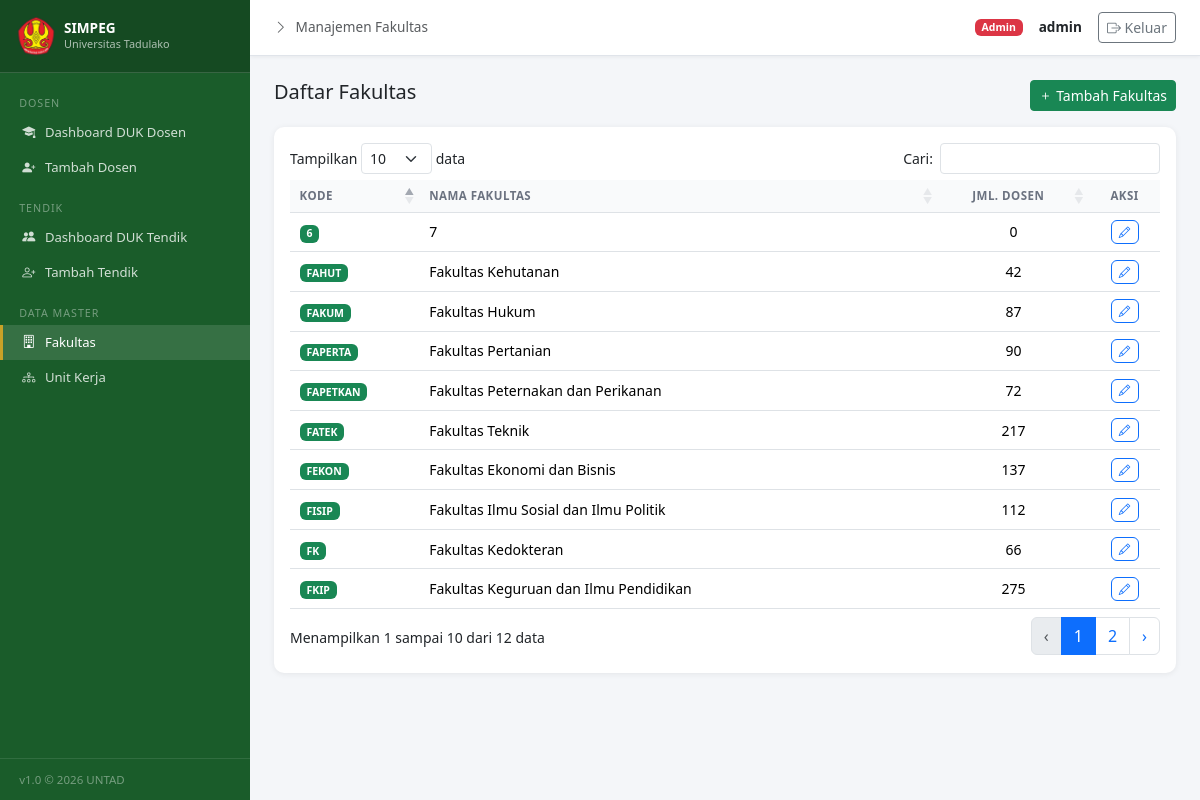
Page /fakultas/ (signed in) on the earlier database version.
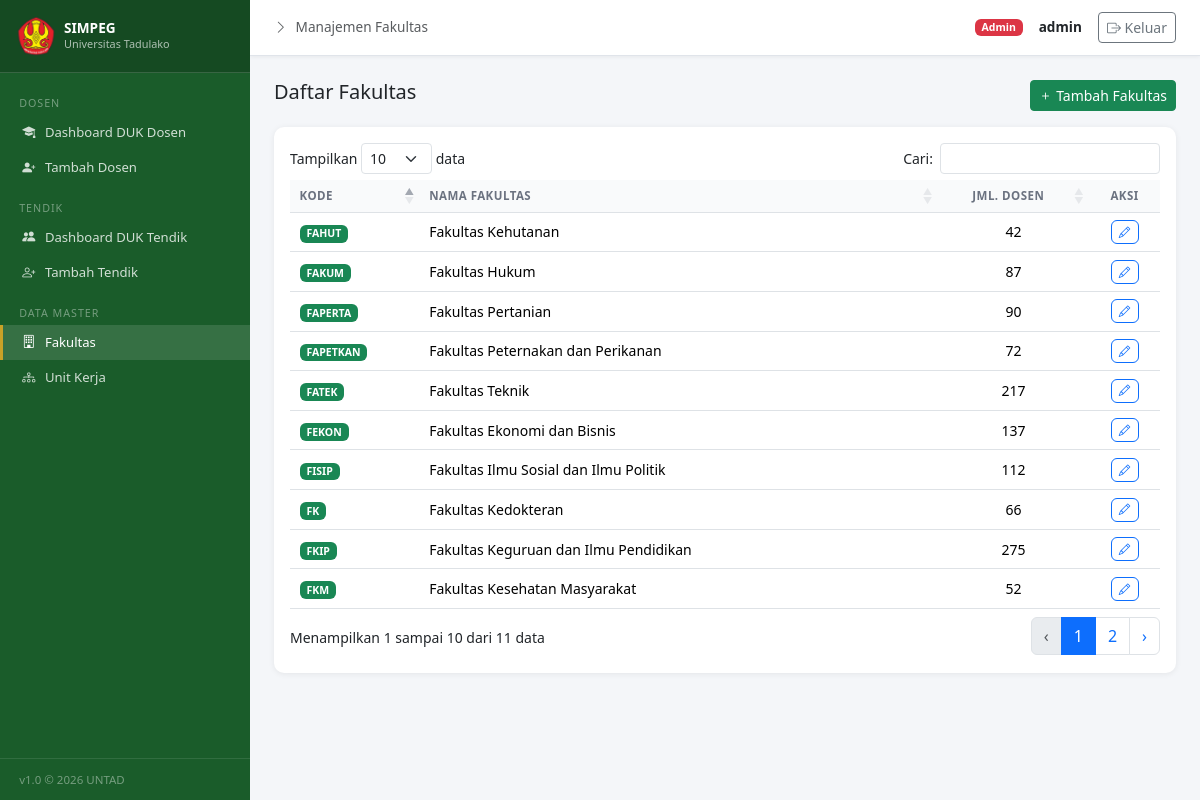
Same page on the later database version.
### dosen/models.py (models this page shows, shortened)
class Fakultas(models.Model):
    kode = models.CharField(max_length=20, unique=True)
    nama = models.CharField(max_length=200)
    class Meta:
        verbose_name_plural = "Fakultas"
        ordering = ['nama']

### dosen/views.py (the view)
# urls.py: path('fakultas/', views.fakultas_list, name='fakultas_list'),
@login_required
@user_passes_test(is_admin)
def fakultas_list(request):
    fakultas_qs = Fakultas.objects.annotate(jumlah_dosen=Count('dosen')).order_by('nama')
    return render(request, 'dosen/fakultas_list.html', {'fakultas_list': fakultas_qs})

### dosen/views.py (called while the page is built)
def is_admin(user):
    return user.is_staff or user.is_superuser

### templates/dosen/fakultas_list.html (shortened to what this page needs)
{% extends 'dosen/base.html' %}
{% block page_title %}Manajemen Fakultas{% endblock %}
{% block content %}
<div class="d-flex justify-content-between mb-3">
  <h5 class="mb-0">Daftar Fakultas</h5>
  <a href="{% url 'fakultas_create' %}" class="btn btn-success btn-sm"><i class="bi bi-plus"></i> Tambah Fakultas</a>
</div>
<div class="card">
  <div class="card-body p-3">
    <table class="table table-sm table-hover mb-0" id="dataTable">
      <thead><tr><th>Kode</th><th>Nama Fakultas</th><th class="text-center">Jml. Dosen</th><th class="text-center">Aksi</th></tr></thead>
      <tbody>
        {% for fak in fakultas_list %}
        <tr>
          <td><span class="badge bg-success">{{ fak.kode }}</span></td>
          <td>{{ fak.nama }}</td>
          <td class="text-center">{{ fak.jumlah_dosen }}</td>
          <td class="text-center"><a href="{% url 'fakultas_edit' fak.pk %}" class="btn btn-xs btn-outline-primary"><i class="bi bi-pencil"></i></a></td>
        </tr>
        {% empty %}<tr><td colspan="4" class="text-muted text-center py-3">Belum ada data fakultas</td></tr>{% endfor %}
      </tbody>
    </table>
  </div>
</div>
{% endblock %}

### templates/dosen/base.html (shortened to what this page needs)
{% load static %}
<!DOCTYPE html>
<html lang="id">
<head>
<link href="https://cdnjs.cloudflare.com/ajax/libs/bootstrap/5.3.2/css/bootstrap.min.css" rel="stylesheet">
<link href="https://cdnjs.cloudflare.com/ajax/libs/bootstrap-icons/1.11.3/font/bootstrap-icons.min.css" rel="stylesheet">
<link rel="stylesheet" href="https://cdn.datatables.net/1.13.8/css/dataTables.bootstrap5.min.css">
</head>
<body>
{% if user.is_authenticated %}
<div class="sidebar">
  <div class="sidebar-brand d-flex align-items-center gap-2">
    <img src="{% static 'logo/untad.png' %}"
         alt="Logo UNTAD"
         width="40"
         height="40"
         style="border-radius:8px;flex-shrink:0;object-fit:contain">
    <div>
        <div style="font-weight:700;font-size:0.85rem;line-height:1.2">SIMPEG</div>
        <div style="font-size:0.68rem;opacity:0.65">Universitas Tadulako</div>
    </div>
  </div>
  <nav class="sidebar-nav">
    <div class="nav-section">Dosen</div>
    <div class="nav-item">
      <a href="{% url 'dashboard' %}" class="{% if request.resolver_match.url_name == 'dashboard' %}active{% endif %}">
        <i class="bi bi-mortarboard-fill"></i> Dashboard DUK Dosen
      </a>
    </div>
    {% if user.is_staff or user.is_superuser %}
    <div class="nav-item">
      <a href="{% url 'dosen_create' %}" class="{% if request.resolver_match.url_name == 'dosen_create' %}active{% endif %}">
        <i class="bi bi-person-plus-fill"></i> Tambah Dosen
      </a>
    </div>
    {% endif %}
    <div class="nav-section">Tendik</div>
    <div class="nav-item">
      <a href="{% url 'dashboard_tendik' %}" class="{% if request.resolver_match.url_name == 'dashboard_tendik' %}active{% endif %}">
        <i class="bi bi-people-fill"></i> Dashboard DUK Tendik
      </a>
    </div>
    {% if user.is_staff or user.is_superuser %}
    <div class="nav-item">
      <a href="{% url 'tendik_create' %}" class="{% if request.resolver_match.url_name == 'tendik_create' %}active{% endif %}">
        <i class="bi bi-person-plus"></i> Tambah Tendik
      </a>
    </div>
    {% endif %}
    {% if user.is_staff or user.is_superuser %}
    <div class="nav-section">Data Master</div>
    <div class="nav-item">
      <a href="{% url 'fakultas_list' %}" class="{% if 'fakultas' in request.resolver_match.url_name %}active{% endif %}">
        <i class="bi bi-building"></i> Fakultas
      </a>
    </div>
    <div class="nav-item">
      <a href="{% url 'unit_kerja_list' %}" class="{% if 'unit_kerja' in request.resolver_match.url_name %}active{% endif %}">
        <i class="bi bi-diagram-3"></i> Unit Kerja
      </a>
    </div>
    {% endif %}
  </nav>
  <div class="sidebar-footer">v1.0 &copy; 2026 UNTAD</div>
</div>
<div class="main-wrapper">
  <div class="topbar">
    <div class="d-flex align-items-center gap-2 text-muted" style="font-size:0.85rem">
      <i class="bi bi-chevron-right"></i>
      {% block page_title %}Dashboard{% endblock %}
    </div>
    <div class="d-flex align-items-center gap-3">
      <span class="badge {% if user.is_staff %}bg-danger{% else %}bg-secondary{% endif %}">
        {% if user.is_staff %}Admin{% else %}Viewer{% endif %}
      </span>
      <span class="fw-semibold" style="font-size:0.85rem">{{ user.get_full_name|default:user.username }}</span>
      <a href="{% url 'logout' %}" class="btn btn-outline-secondary btn-sm">
        <i class="bi bi-box-arrow-right"></i> Keluar
      </a>
    </div>
  </div>
  <div class="content-area">
    {% block content %}{% endblock %}
  </div>
</div>
{% endif %}
</body>
</html>

### templates/dosen/base.html (style rules this page uses)
:root { --sidebar-width: 250px; --untad-green: #1a5c2a; --untad-gold: #c8a227; }
body { background: #f4f6f9; font-size: 0.875rem; }
.sidebar { width: var(--sidebar-width); height: 100vh; position: fixed; background: var(--untad-green); color: #fff; overflow-y: auto; top: 0; left: 0; z-index: 100; display: flex; flex-direction: column; }
.sidebar-brand { padding: 1rem; border-bottom: 1px solid rgba(255,255,255,0.15); background: rgba(0,0,0,0.2); flex-shrink: 0; }
.sidebar-nav { padding: 0.5rem 0; flex: 1; }
.sidebar-nav .nav-item a { display: flex; align-items: center; gap: 0.6rem; padding: 0.5rem 1.2rem; color: rgba(255,255,255,0.8); text-decoration: none; font-size: 0.82rem; transition: all 0.2s; border-left: 3px solid transparent; }
.sidebar-nav .nav-item a:hover, .sidebar-nav .nav-item a.active { color: #fff; background: rgba(255,255,255,0.12); border-left-color: var(--untad-gold); }
.sidebar-nav .nav-section { padding: 0.85rem 1.2rem 0.25rem; font-size: 0.67rem; text-transform: uppercase; letter-spacing: 0.09em; color: rgba(255,255,255,0.4); }
.main-wrapper { margin-left: var(--sidebar-width); min-height: 100vh; display: flex; flex-direction: column; }
.topbar { background: #fff; border-bottom: 1px solid #e0e4ea; padding: 0 1.5rem; height: 56px; display: flex; align-items: center; justify-content: space-between; position: sticky; top: 0; z-index: 50; box-shadow: 0 1px 4px rgba(0,0,0,0.06); }
.content-area { padding: 1.5rem; flex: 1; }
.card { border: none; box-shadow: 0 1px 6px rgba(0,0,0,0.07); border-radius: 10px; }
.table-sm td, .table-sm th { padding: 0.45rem 0.6rem; vertical-align: middle; }
.table thead th { font-size: 0.72rem; text-transform: uppercase; letter-spacing: 0.04em; color: #6b7280; background: #f9fafb; }
.btn-xs { padding: 0.15rem 0.45rem; font-size: 0.72rem; }
.sidebar-footer { padding: 0.75rem 1.2rem; border-top: 1px solid rgba(255,255,255,0.1); font-size: 0.72rem; color: rgba(255,255,255,0.4); flex-shrink: 0; }

Differences in the rows shown:
removed Fakultas: kode "6", nama "7", jumlah_dosen "0"
now on this page (row unchanged): Fakultas: kode "FKM", nama "Fakultas Kesehatan Masyarakat", jumlah_dosen "52"
Other differences:
text written by a page script: "Tampilkan data Cari: Menampilkan 1 sampai 10 dari 12 data ‹ 1 2 ›" → "Tampilkan data Cari: Menampilkan 1 sampai 10 dari 11 data ‹ 1 2 ›"
